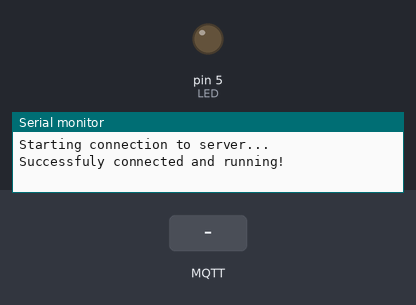
Bench run of a sketch on a simulated Arduino Uno, built for the host (arithmetic inside an expression is 32-bit, double 64-bit). Parts: output pins drawn as LEDs (lit = HIGH), the last lines printed to the serial monitor. The inputs (shaded band) are chosen by the test bench. WiFi joins after 1.5 s; servers stay silent unless stated; random numbers use the default seed unless the sketch sets one; no MQTT or app messages arrive unless stated.

Above: at 2.7 s.
2.8 s: MQTT message "0" arrives on the first subscribed topic
At 3.4 s:
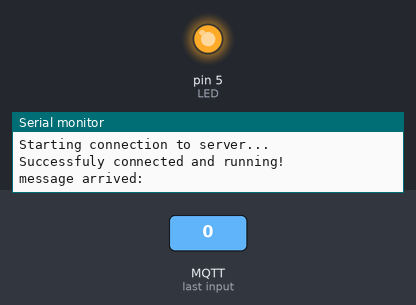
Timing chart, 0 to 5.8 s (numbered marks = the images above; inputs shaded):
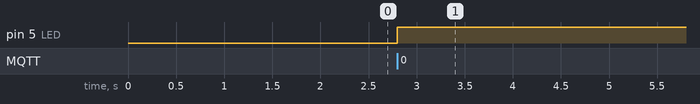

Measured:
- after the input at 2.8 s, pin 5 (LED): LOW → HIGH at once

The sketch:

send_analog_sensor_get_digital_actuator.ino
```cpp
/*
DeviceHUB.net sample code for getting digital actuator state and sending analog sensor.

In this example an LED is attached to digital pin 5 on the Arduino Ethernet Board.

Download and install PubSubClient library from https://github.com/knolleary/pubsubclient

First open the PubSubClient.h library header file and make the following
modification in that file. (increase the packet size as shown below).

// MQTT_MAX_PACKET_SIZE : Maximum packet size
//#define MQTT_MAX_PACKET_SIZE 128
#define MQTT_MAX_PACKET_SIZE 256

created 26 May 2015
by Alexandru Gheorghe

*/


#include <SPI.h>
#include <Ethernet.h>
#include <PubSubClient.h>

// MAC Address of Arduino Ethernet (Sheild)
byte mac[] = { 0xDE, 0xAD, 0xBE, 0xEF, 0xFE, 0xED };

#define API_KEY         "paste_your_API_KEY_here"
#define PROJECT_ID      "paste_your_PROJECT_ID_here"
#define AN_SENSOR_NAME  "paste_your_SENSOR_NAME_here"
#define ACTUATOR_NAME   "paste_your_ACTUATOR_NAME_here"
#define DEVICE_UUID     "paste_your_DEVICE_UUID_here"
#define sec             1000
// Digital pin 5 is the LED output pin
#define LED             5

char clientId[]          = "Arduino_Ethernet";
char sensorTopic[]    = "/a/"API_KEY"/p/"PROJECT_ID"/d/"DEVICE_UUID"/sensor/"AN_SENSOR_NAME"/data";
char actuatorTopic[]  = "/a/"API_KEY"/p/"PROJECT_ID"/d/"DEVICE_UUID"/actuator/"ACTUATOR_NAME"/state";
// server mqtt.devicehub.net
char server[]            = "mqtt.devicehub.net";
char message_buffer[250];

EthernetClient apiClient;

PubSubClient client(server, 1883, callback, apiClient);

unsigned long time;
boolean conn = false;

// handles message arrived on subscribed topic
void callback(char* topic, byte* payload, unsigned int length)
{
  int i = 0;

  // create buffer with null terminator
  for(i=0; i<length; i++)
  {
    message_buffer[i] = payload[i];
  }
  message_buffer[i] = '\0';

  String msgString = String(message_buffer).substring(43,44);

  Serial.println("message arrived: " + msgString);

  if(msgString == "0")
  {
    //if message received is 0, LED is turned off
    digitalWrite(LED,LOW);
  }
  else
  {
    //if message received is 1, LED is turned on
    digitalWrite(LED,HIGH);
  }

}

void setup(void)
{
  // init serial for debugging
  Serial.begin(9600);

  //initialize the digital pin as an output.
  pinMode(LED, OUTPUT);
  // light should be off
  digitalWrite(LED,LOW);

  if (Ethernet.begin(mac) == 0)
  {
    Serial.println("Failed to configure Ethernet using DHCP");
    Ethernet.begin(mac);
  }

  Serial.println("\nStarting connection to server...");

  if(client.connect(clientId))
  {
    conn = true;
    client.subscribe(actuatorTopic);
    Serial.println("Successfuly connected and running!");
  }
  else
  {
    Serial.println("Connection problem");
  }

}

void loop(void)
{
  //if client it's not connected or disconnects here we try to reconnect
  if (!client.connected())
  {
    Serial.println("reconnecting ...");
    client.connect(clientId);
    delay(3*sec);
    client.subscribe(actuatorTopic);
    sendData();
  }

  sendData();

}

void sendData(void)
{
  //simulation for analog sensor
  float analog_sensor = random(0, 1023.0);

  if(conn)
  {
    //publishing new value every 5 seconds
    if (millis() > (time + 5000))
    {
      time = millis();

      String pubString = "{\"value\": " + String(analog_sensor) + "}";

      pubString.toCharArray(message_buffer, pubString.length()+1);

      Serial.print("Publishing new value: ");
      Serial.println(analog_sensor);

      client.publish(sensorTopic, message_buffer);
    }
    // MQTT client loop processing
    client.loop();
  }

}
```
